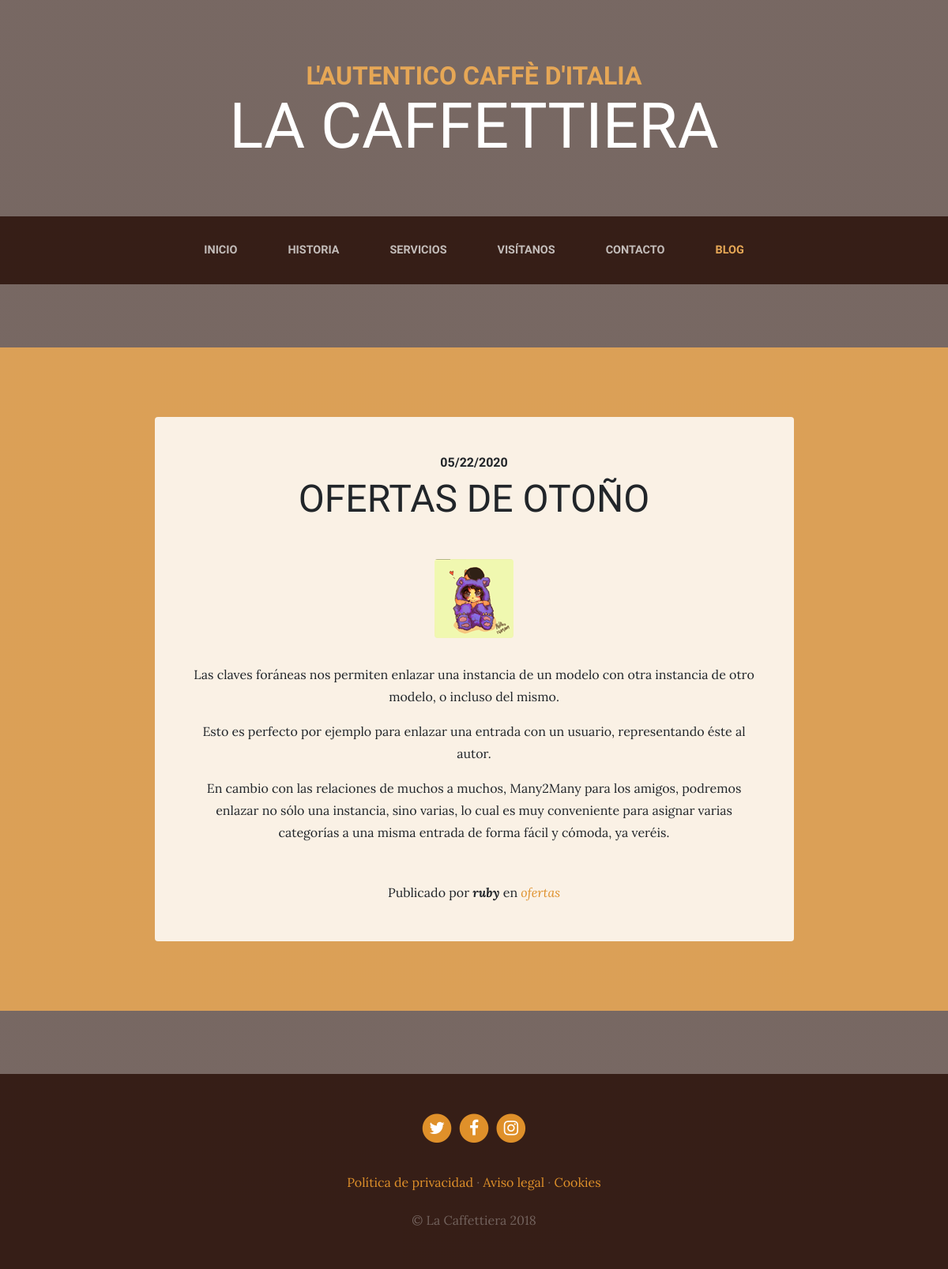
Screenshot of /blog/category/1/ with the database file from the repository.
### blog/models.py (models this page shows, shortened)
class Post(models.Model):
    title = models.CharField(max_length=200,
        verbose_name="Título")
    content = models.TextField(
        verbose_name="Contenido")
    published = models.DateTimeField(
        verbose_name="Fecha de publicación", default=now)
    image = models.ImageField(verbose_name="Imagen", upload_to="blog", null=True, blank=True,)
    author = models.ForeignKey(User, verbose_name="Autor", on_delete=models.CASCADE)
    categories = models.ManyToManyField(Category,
        verbose_name="Categorías", related_name="get_posts")
    created = models.DateTimeField(auto_now_add=True,
        verbose_name="Fecha de creación")
    updated = models.DateTimeField(auto_now=True,
        verbose_name="Fecha de edición")
    class Meta:
        verbose_name = "entrada"
        verbose_name_plural = "entradas"
        ordering = ['-created']

class Category(models.Model):
    name = models.CharField(max_length=100,
        verbose_name="Nombre")
    created = models.DateTimeField(auto_now_add=True,
        verbose_name="Fecha de creación")
    updated = models.DateTimeField(auto_now=True,
        verbose_name="Fecha de edición")
    class Meta:
        verbose_name = "categoría"
        verbose_name_plural = "categorías"
        ordering = ['-created']

### blog/views.py (the view)
# urls.py: path('category/<category_id>/', views.category, name="category"),
def category(request, category_id):
  category = get_object_or_404(Category, id=category_id)
  return render(request, "blog/category.html",{'category':category})

### social/processors.py (called while the page is built)
def ctx_dict(request):
    ctx ={}
    links = Link.objects.all()
    for link in links:
        ctx[link.key] = link.url
    return ctx

### blog/templates/blog/category.html (shortened to what this page needs)
{% extends 'core/base.html' %}
{% load static %}
{% block content %}
{% for post in category.get_posts.all %}
<section class="page-section cta">
  <div class="container">
    <div class="row">
      <div class="col-xl-9 mx-auto">
        <div class="cta-innerv text-center rounded">
          <h2 class="section-heading mb-5">
            <span class="section-heading-upper">{{post.published|date:"SHORT_DATE_FORMAT"}}</span>
            <span class="section-heading-lower">{{post.title}}</span>
          </h2>
          <p class="mb-0">
            <img class="mx-auto d-flex rounded img-fluid mb-3 mb-lg-0" src="{{post.image.url}}" alt="">
          </p>
          <p class="mb-0 mbt">{{post.content|linebreaks}}</p>
          <p class="mb-0 mbt">
            <span class="section-heading-under">Publicado por <em><b>{{post.author}}</b></em> en
            <em>
               {%for category in post.categories.all%}
                 <a href="{% url 'category' category.id %}" class="link">{{category.name}}</a>{%if not forloop.last%},{%endif%}
                {% endfor %}
            </em>
          </p>
        </div>
      </div>
    </div>
  </div>
</section>
{% endfor %}
{% endblock %}

### core/static/core/css/business-casual.css (style rules this page uses)
body { font-family: 'Lora'; background: linear-gradient(rgba(47, 23, 15, 0.65), rgba(47, 23, 15, 0.65)), url("../img/bg.jpg"); background-attachment: fixed; background-position: center; background-size: cover; }
h1, h2, h3, h4, h5, h6 { font-family: 'Raleway'; }
p { line-height: 1.75; }
.page-section { margin-top: 5rem; margin-bottom: 5rem; }
.section-heading { text-transform: uppercase; }
.section-heading .section-heading-upper { display: block; font-size: 1rem; font-weight: 800; padding-bottom:.5rem; }
.section-heading .section-heading-lower { display: block; font-size: 3rem; font-weight: 100; }
.cta { padding-top: 5rem; padding-bottom: 5rem; background-color: rgba(230, 167, 86, 0.9); }
.cta .cta-innerv { position: relative; padding: 3rem; margin: 0.5rem; background-color: rgba(255, 255, 255, 0.85); }
.mbt { padding-top: 2rem; }
a.link { color: #df902a; }

### rows the page displays
Post: published "05/22/2020", title "OFERTAS DE OTOÑO", image (picture), content "Las claves foráneas nos permiten enlazar una instancia de un modelo con otra instancia de otro modelo, o incluso del mismo. Esto es perfecto por ejemplo para enlazar una entrada con un usuario, representando éste al autor. En cambio con las relaciones de muchos a muchos, Many2Many para los amigos, podremos enlazar no sólo una instancia, sino varias, lo cual es muy conveniente para asignar varias categorías a una misma entrada de forma fácil y cómoda, ya veréis.", author "ruby"
Category: name "ofertas"
